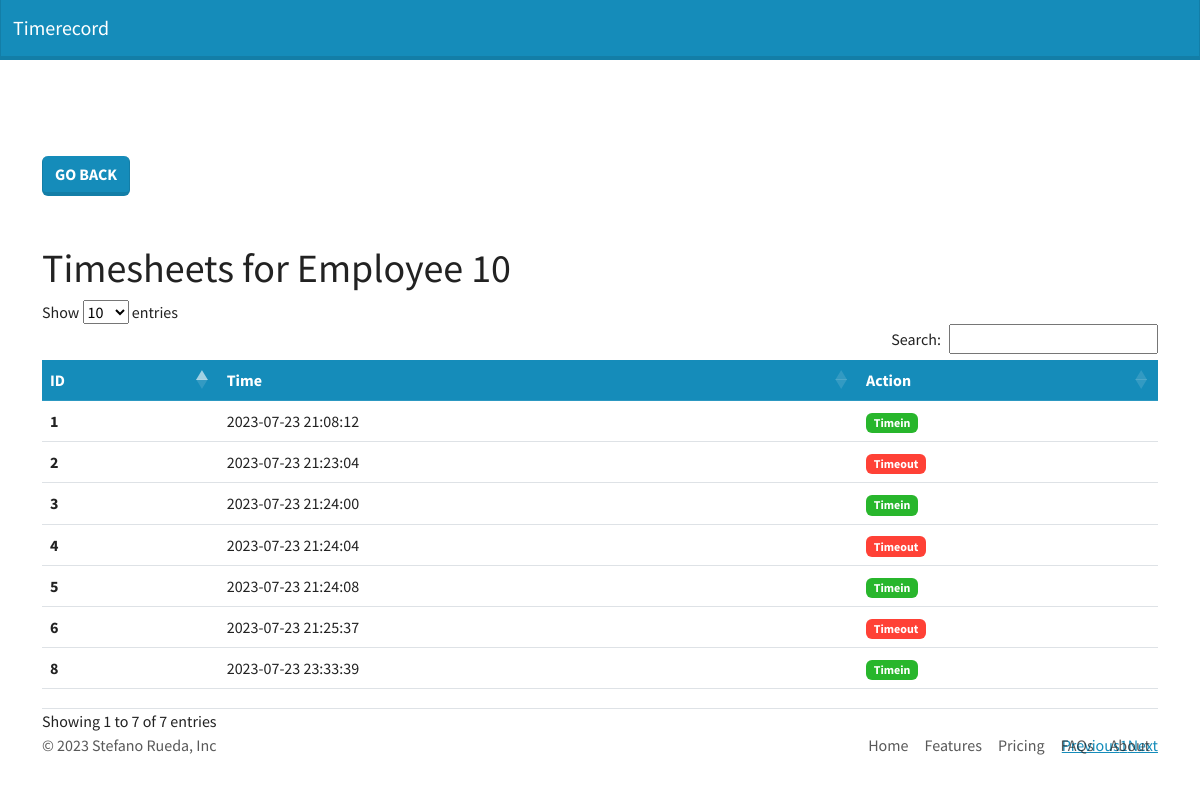
Screenshot of /employees/view_timesheets/10 with the database file from the repository.
### tables this page shows
CREATE TABLE `records` (
  `id` int(11) NOT NULL,
  `employee_id` int(11) NOT NULL,
  `date_added` timestamp NOT NULL DEFAULT current_timestamp() ON UPDATE current_timestamp(),
  `time_in` int(11) NOT NULL,
  `time_out` int(11) NOT NULL
);

### application/controllers/Employees.php (called while the page is built, shortened)
<?php
class Employees extends CI_Controller
{
    public function __construct()
    {
        $this->load->model('Crud_model');
    }
    public function view_timesheets(){
        $order = "id DESC";
        $id = $this->uri->segment(3);
        $filter = array('employee_id' => $id);
        $data['timesheets'] = $this->Crud_model->fetch_data('records', $filter,"","", $order);
        $this->load->view('timesheets', $data);
    }
}

### index.php (called while the page is built, shortened)
<?php
require_once BASEPATH.'core/CodeIgniter.php';

### application/models/Crud_model.php (called while the page is built, shortened)
<?php
class Crud_model extends CI_Model{
public function fetch_data($table,$where="",$limit="",$offset="",$order="",$group=""){
        if (!empty($where)) {
            $this->db->where($where);
        }
        if (!empty($order)) {
            $this->db->order_by($order);
        }
    $query = $this->db->get($table);
    return $query->result();
}
}
?>

### application/views/timesheets.php (the view, shortened to what this page needs)
<?php $this->load->view('layouts/header.php'); ?>
<section class="container my-5">
    <a href="<?php echo base_url() . 'employees' ?>" class="btn btn-primary my-5">Go back</a>
    <h1>Timesheets for Employee <?php echo $this->uri->segment(3) ?></h1>
    <table class="table table-hover my-5" id="timesheetable">
        <thead>
            <tr class="table-primary">
                <th scope="col">ID</th>
                <th scope="col">Time</th>
                <th scope="col">Action</th>
            </tr>
        </thead>
        <tbody>
            <?php
            foreach ($timesheets as $key) {
                ?>
                <tr>
                    <th scope="row"><?= $key->id ?></th>
                    <td><?= $key->date_added ?></td>
                    <td>
                        <?php
                            if ($key->time_in) { ?>
                            <span class="badge bg-success">Timein</span>
                        <?php
                            }
                            ?>
                        <?php
                            if ($key->time_out) { ?>
                            <span class="badge bg-danger">Timeout</span>
                        <?php
                            }
                            ?>
                    </td>
                </tr>
            <?php } ?>
        </tbody>
    </table>
</section>
<?php $this->load->view('layouts/footer.php'); ?>

### application/views/layouts/header.php (shortened to what this page needs)
<!DOCTYPE html>
<html lang="en">
<head>
  <link href="<?php echo base_url() ?>assets/css/theme.css" rel="stylesheet">
  <link href="https://cdn.datatables.net/1.13.5/css/dataTables.bootstrap5.min.css" rel="stylesheet">
</head>
<body>
  <nav class="navbar navbar-expand-lg bg-primary" data-bs-theme="dark">
    <div class="container-fluid">
      <a class="navbar-brand" href="<?php echo base_url() ?>">Timerecord</a>
    </div>
  </nav>

### application/views/layouts/footer.php
<div class="container fixed-bottom">
  <footer class="d-flex flex-wrap justify-content-between align-items-center py-3 my-4 border-top">
    <p class="col-md-4 mb-0 text-body-secondary">&copy; 2023 Stefano Rueda, Inc</p>
    <a href="/" class="col-md-4 d-flex align-items-center justify-content-center mb-3 mb-md-0 me-md-auto link-body-emphasis text-decoration-none">
      <svg class="bi me-2" width="40" height="32"><use xlink:href="#bootstrap"/></svg>
    </a>
    <ul class="nav col-md-4 justify-content-end">
      <li class="nav-item"><a href="#" class="nav-link px-2 text-body-secondary">Home</a></li>
      <li class="nav-item"><a href="#" class="nav-link px-2 text-body-secondary">Features</a></li>
      <li class="nav-item"><a href="#" class="nav-link px-2 text-body-secondary">Pricing</a></li>
      <li class="nav-item"><a href="#" class="nav-link px-2 text-body-secondary">FAQs</a></li>
      <li class="nav-item"><a href="#" class="nav-link px-2 text-body-secondary">About</a></li>
    </ul>
  </footer>
</div>
</body>
</html>

### rows the page displays
records: id "8", date_added "2023-07-23 23:33:39", time_in "Timein"
records: id "6", date_added "2023-07-23 21:25:37", time_out "Timeout"
records: id "5", date_added "2023-07-23 21:24:08", time_in "Timein"
records: id "4", date_added "2023-07-23 21:24:04", time_out "Timeout"
records: id "3", date_added "2023-07-23 21:24:00", time_in "Timein"
records: id "2", date_added "2023-07-23 21:23:04", time_out "Timeout"
records: id "1", date_added "2023-07-23 21:08:12", time_in "Timein"

### other values shown
$this->uri->segment(3) "10"
